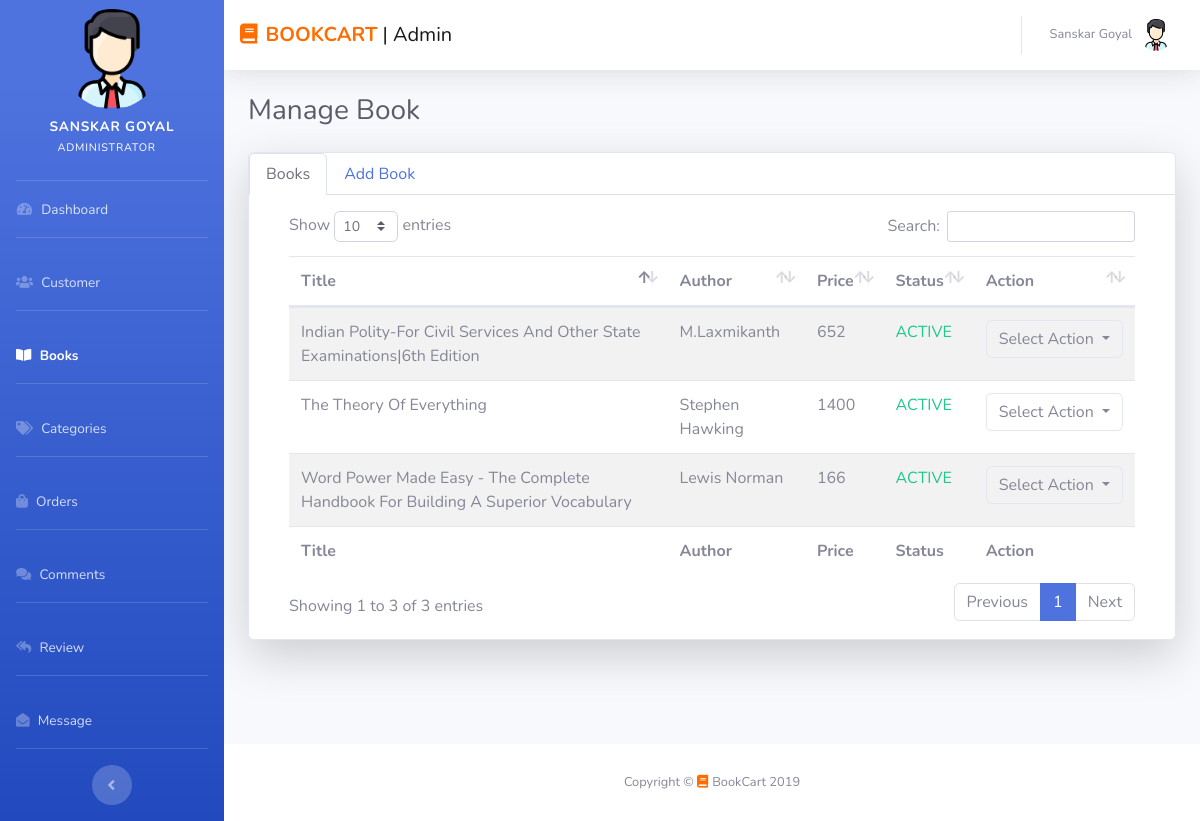
The app's page /admin/books.php (signed in) with its own data.
### tables this page shows
CREATE TABLE `book_table` (
  `book_id` varchar(255) NOT NULL,
  `book_category_id` varchar(255) DEFAULT NULL,
  `title` varchar(255) NOT NULL,
  `author` varchar(255) NOT NULL,
  `edition` varchar(255) NOT NULL,
  `language` varchar(255) NOT NULL,
  `binding` varchar(255) NOT NULL,
  `price` varchar(255) NOT NULL,
  `description` text NOT NULL,
  `publisher` varchar(255) NOT NULL,
  `genre` varchar(255) NOT NULL,
  `pages` varchar(255) NOT NULL,
  `availability` varchar(255) NOT NULL,
  `status` varchar(255) DEFAULT NULL,
  `image` varchar(255) NOT NULL
);

### admin/books.php (the view, shortened to what this page needs)
<?php require 'winclude/head.php'; ?>
<?php require 'winclude/sidebar.php'; ?>
<?php require 'winclude/navbar.php'; ?>
<div class="container-fluid">
  <div class="d-sm-flex align-items-center justify-content-between mb-4">
    <h1 class="h3 mb-0 text-gray-800">Manage Book</h1>
  </div>
  <div class="row">
    <div class="col-md-12">
      <div class="card card-white shadow-lg">
        <ul class="nav nav-tabs" role="tablist">
          <li class="nav-item">
            <a class="nav-link active" data-toggle="tab" href="#tab1" role="tab">Books</a>
          </li>
          <li class="nav-item">
            <a class="nav-link" data-toggle="tab" href="#tab2" role="tab">Add Book</a>
          </li>
        </ul>
        <div class="tab-content p-3">
          <div class="tab-pane container active" id="tab1">
            <div class="table-responsive">
             <?php
             include '../connection/config.php';
             $sql = "SELECT * FROM book_table";
             $result = $conn->query($sql);
             if ($result->num_rows > 0) {
              print '
              <table id="dataTable" class="display table table-striped" style="width: 100%; cellspacing: 0;">
              <thead>
              <tr>
              <th>Title</th>
              <th>Author</th>
              <th>Price</th>
              <th>Status</th>
              <th>Action</th>
              </tr>
              </thead>
              <tfoot>
              <tr>
              <th>Title</th>
              <th>Author</th>
              <th>Price</th>
              <th>Status</th>
              <th>Action</th>
              </tr>
              </tfoot>
              <tbody>';
              while($row = mysqli_fetch_array($result)) {
               $status = $row['status'];
               if ($status == "Active") {
                 $book = '<p class="text-success">ACTIVE</p>';
                 $bookl = '<a  class="dropdown-item" href="pages/make_book_in.php?id='.$row['book_id'].'">Make Inactive</a>';
               }else{
                 $book = '<p class="text-danger">INACTIVE</p>';
                 $bookl = '<a  class="dropdown-item" href="pages/make_book_ac.php?id='.$row['book_id'].'">Make Active</a>';
               }
               print '
               <tr>
               <td>'.$row['title'].'</td>
               <td>'.$row['author'].'</td>
               <td>'.$row['price'].'</td>
               <td>'.$book.'</td>
               <td><div class="btn-group dropdown" role="group">
               <button type="button" class="btn btn-default dropdown-toggle border" data-toggle="dropdown" aria-expanded="false" style="outline:none;">
               Select Action
               <span class="caret"></span>
               </button>
               <ul class="dropdown-menu" role="menu">
               <li>'.$bookl.'</li>
               <li><a class="dropdown-item" href="edit-book.php?book_id='.$row['book_id'].'">Edit Book</a></li>
               <li><a  class="dropdown-item" href="view-book.php?book_id='.$row['book_id'].'">View Book</a></li>
               <li><a  class="dropdown-item"'; ?> onclick = "return confirm('Drop <?php echo $row['first_name']; ?> ?')" <?php print ' href="pages/dropbook.php?id='.$row['book_id'].'">Drop Book</a></li>
               </ul>
               </div></td>
               </tr>';
             }
             print '
             </tbody>
             </table>  ';
           } else {
            print '
            <div class="alert alert-info" role="alert">
            Nothing was found in database.
            </div>';
          }
          ?>
        </div>
      </div>
    </div>
  </div>
</div>
</div>
</div>
<?php require 'winclude/footer.php' ?>

### records on screen
book_table: title "Indian Polity-For Civil Services And Other State Examinations|6th Edition", author "M.Laxmikanth", price "652", status "ACTIVE"
book_table: title "Word Power Made Easy - The Complete Handbook For Building A Superior Vocabulary", author "Lewis Norman", price "166", status "ACTIVE"
book_table: title "The Theory Of Everything", author "Stephen Hawking", price "1400", status "ACTIVE"

### other values on screen
$myfname "SANSKAR"
$mylname "GOYAL"
$myfname "Sanskar"
$mylname "Goyal"
